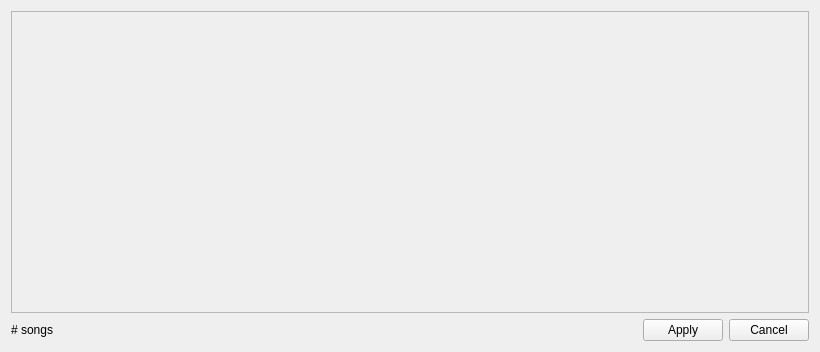
<?xml version="1.0" encoding="UTF-8"?>
<ui version="4.0">
 <class>MetadataWindow</class>
 <widget class="QWidget" name="MetadataWindow">
  <property name="geometry">
   <rect>
    <x>0</x>
    <y>0</y>
    <width>820</width>
    <height>352</height>
   </rect>
  </property>
  <property name="sizePolicy">
   <sizepolicy hsizetype="Fixed" vsizetype="Fixed">
    <horstretch>0</horstretch>
    <verstretch>0</verstretch>
   </sizepolicy>
  </property>
  <property name="windowTitle">
   <string>Metadata Editor</string>
  </property>
  <layout class="QVBoxLayout" name="verticalLayout">
   <item>
    <widget class="QScrollArea" name="mdScroll">
     <property name="widgetResizable">
      <bool>true</bool>
     </property>
     <widget class="QWidget" name="mdScrollColumn">
      <property name="geometry">
       <rect>
        <x>0</x>
        <y>0</y>
        <width>794</width>
        <height>284</height>
       </rect>
      </property>
      <layout class="QVBoxLayout" name="verticalLayout_2">
       <property name="spacing">
        <number>0</number>
       </property>
       <property name="leftMargin">
        <number>0</number>
       </property>
       <property name="topMargin">
        <number>0</number>
       </property>
       <property name="rightMargin">
        <number>0</number>
       </property>
       <property name="bottomMargin">
        <number>0</number>
       </property>
       <item>
        <layout class="QVBoxLayout" name="mdColumn">
         <property name="spacing">
          <number>0</number>
         </property>
        </layout>
       </item>
      </layout>
     </widget>
    </widget>
   </item>
   <item>
    <layout class="QHBoxLayout" name="Row_01">
     <item>
      <widget class="QLabel" name="mdNumberAudiosLabel">
       <property name="text">
        <string># songs</string>
       </property>
      </widget>
     </item>
     <item>
      <spacer name="HS_01">
       <property name="orientation">
        <enum>Qt::Horizontal</enum>
       </property>
       <property name="sizeHint" stdset="0">
        <size>
         <width>40</width>
         <height>20</height>
        </size>
       </property>
      </spacer>
     </item>
     <item>
      <widget class="QDialogButtonBox" name="mdApplyCancelBox">
       <property name="sizePolicy">
        <sizepolicy hsizetype="Fixed" vsizetype="Fixed">
         <horstretch>0</horstretch>
         <verstretch>0</verstretch>
        </sizepolicy>
       </property>
       <property name="layoutDirection">
        <enum>Qt::RightToLeft</enum>
       </property>
       <property name="standardButtons">
        <set>QDialogButtonBox::Apply|QDialogButtonBox::Cancel</set>
       </property>
      </widget>
     </item>
    </layout>
   </item>
  </layout>
 </widget>
 <resources/>
 <connections/>
</ui>
